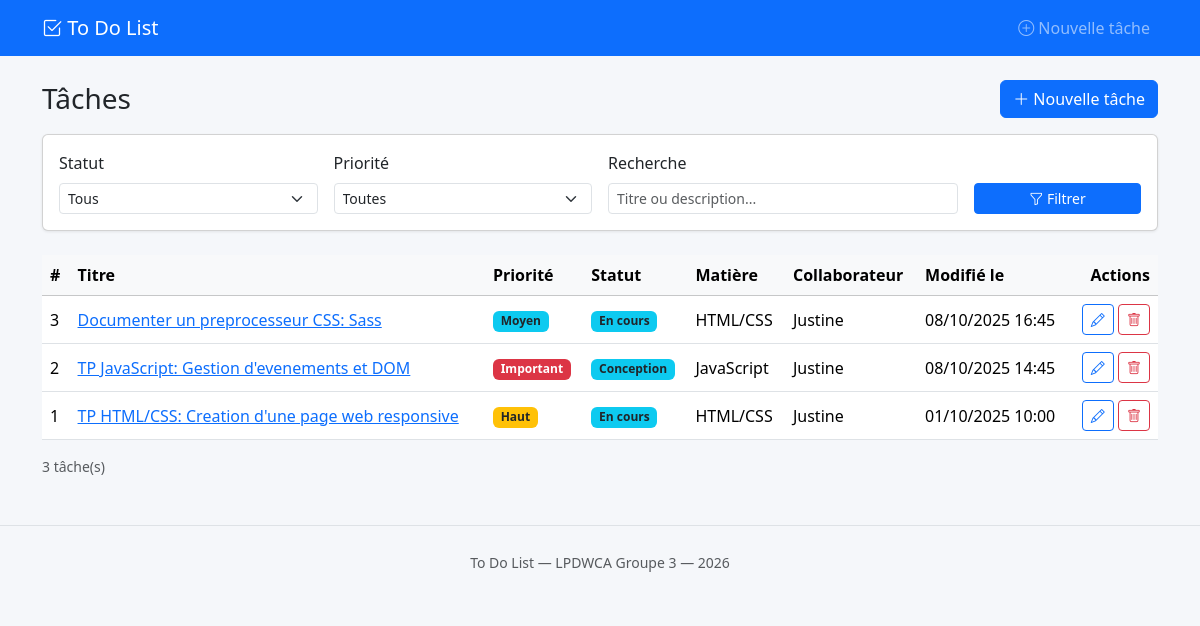
The page / on the database its author committed.
### tables this page shows
CREATE TABLE taches (
                        id_tache                   INT UNSIGNED     NOT NULL AUTO_INCREMENT,
                        libelle                    VARCHAR(255)     NOT NULL,
                        description                TEXT             NOT NULL,
                        date_creation              DATETIME         NOT NULL,
                        date_modification          DATETIME         NOT NULL,
                        date_completion            DATETIME         NULL,
                        temps_passe_minutes        SMALLINT UNSIGNED NOT NULL DEFAULT 0,
                        id_collaborateur           INT UNSIGNED     NOT NULL,
                        id_priorite                TINYINT UNSIGNED NOT NULL,
                        id_statut_tache            TINYINT UNSIGNED NOT NULL,
                        id_matiere                 SMALLINT UNSIGNED NOT NULL,
                        id_niveau_competence_requis TINYINT UNSIGNED NOT NULL,
                        id_niveau_difficulte       TINYINT UNSIGNED NOT NULL,
                        PRIMARY KEY (id_tache),
                        KEY idx_taches_collaborateur  (id_collaborateur),
                        KEY idx_taches_priorite     (id_priorite),
                        KEY idx_taches_statut       (id_statut_tache),
                        KEY idx_taches_matiere      (id_matiere),
                        KEY idx_taches_competence   (id_niveau_competence_requis),
                        KEY idx_taches_difficulte   (id_niveau_difficulte),
                        KEY idx_taches_diff_comp    (id_niveau_difficulte, id_niveau_competence_requis),
                        CONSTRAINT fk_taches_collaborateurs
                            FOREIGN KEY (id_collaborateur)
                                REFERENCES collaborateurs (id_collaborateur)
                                ON UPDATE CASCADE ON DELETE RESTRICT,
                        CONSTRAINT fk_taches_priorite
                            FOREIGN KEY (id_priorite)
                                REFERENCES priorites (id_priorite)
                                ON UPDATE CASCADE ON DELETE RESTRICT,
                        CONSTRAINT fk_taches_statut
                            FOREIGN KEY (id_statut_tache)
                                REFERENCES statuts_tache (id_statut_tache)
                                ON UPDATE CASCADE ON DELETE RESTRICT,
                        CONSTRAINT fk_taches_matiere
                            FOREIGN KEY (id_matiere)
                                REFERENCES matieres (id_matiere)
                                ON UPDATE CASCADE ON DELETE RESTRICT,
                        CONSTRAINT fk_taches_competence
                            FOREIGN KEY (id_niveau_competence_requis)
                                REFERENCES niveaux_competence (id_niveau_competence)
                                ON UPDATE CASCADE ON DELETE RESTRICT,
                        CONSTRAINT fk_taches_difficulte
                            FOREIGN KEY (id_niveau_difficulte)
                                REFERENCES niveaux_difficulte (id_niveau_difficulte)
                                ON UPDATE CASCADE ON DELETE RESTRICT,
     
                        CONSTRAINT fk_taches_compatibilite
                            FOREIGN KEY (id_niveau_difficulte, id_niveau_competence_requis)
                                REFERENCES niveaux_difficulte_competence (id_niveau_difficulte, id_niveau_competence)
                                ON UPDATE CASCADE ON DELETE RESTRICT
);

CREATE TABLE priorites (
                           id_priorite      TINYINT UNSIGNED NOT NULL,
                           libelle          VARCHAR(50)      NOT NULL,
                           ordre_affichage  TINYINT UNSIGNED NOT NULL,
                           PRIMARY KEY (id_priorite),
                           UNIQUE KEY uq_priorites_libelle (libelle)
);

CREATE TABLE statuts_tache (
                               id_statut_tache  TINYINT UNSIGNED NOT NULL,
                               libelle          VARCHAR(80)      NOT NULL,
                               ordre_affichage  TINYINT UNSIGNED NOT NULL,
                               est_terminal     TINYINT(1)       NOT NULL DEFAULT 0,
                               PRIMARY KEY (id_statut_tache),
                               UNIQUE KEY uq_statuts_tache_libelle (libelle)
);

CREATE TABLE matieres (
                          id_matiere  SMALLINT UNSIGNED NOT NULL,
                          libelle     VARCHAR(150)      NOT NULL,
                          PRIMARY KEY (id_matiere),
                          UNIQUE KEY uq_matieres_libelle (libelle)
);

CREATE TABLE collaborateurs (
                              id_collaborateur INT UNSIGNED    NOT NULL AUTO_INCREMENT,
                              nom_affichage   VARCHAR(100)    NOT NULL,
                              email           VARCHAR(190)    NULL,
                              date_creation   DATETIME        NOT NULL DEFAULT CURRENT_TIMESTAMP,
                              PRIMARY KEY (id_collaborateur),
                              UNIQUE KEY uq_collaborateur_nom   (nom_affichage),
                              UNIQUE KEY uq_collaborateur_email (email)
);

### includes/functions.php (called while the page is built, shortened)
<?php
function prioriteColor(int $id): string
{
    $colors = [
        1 => 'danger',
        2 => 'warning text-dark',
        3 => 'info text-dark',
        4 => 'primary',
        5 => 'secondary',
    ];
    return $colors[$id] ?? 'secondary';
}
function statutColor(int $estTerminal): string
{
    return $estTerminal ? 'success' : 'info text-dark';
}
function e(string $str): string
{
    return htmlspecialchars($str, ENT_QUOTES, 'UTF-8');
}

### index.php (the view, shortened to what this page needs)
<?php
$pdo = getDB();
$search         = trim($_GET['q'] ?? '');
$where  = [];
$params = [];
$whereSQL = $where ? 'WHERE ' . implode(' AND ', $where) : '';
$sql = "SELECT t.id_tache, t.libelle, t.date_modification,
               c.nom_affichage  AS collaborateur,
               p.libelle AS priorite, p.id_priorite,
               st.libelle AS statut, st.est_terminal,
               m.libelle  AS matiere
        FROM taches t
        JOIN collaborateurs c  ON c.id_collaborateur  = t.id_collaborateur
        JOIN priorites p       ON p.id_priorite       = t.id_priorite
        JOIN statuts_tache st  ON st.id_statut_tache  = t.id_statut_tache
        JOIN matieres m        ON m.id_matiere        = t.id_matiere
        $whereSQL
        ORDER BY t.date_modification DESC";
$stmt = $pdo->prepare($sql);
$stmt->execute($params);
$taches = $stmt->fetchAll();
require 'includes/header.php';
?>
<div class="d-flex justify-content-between align-items-center mb-3">
    <h1 class="h3 mb-0">Tâches</h1>
    <a href="create.php" class="btn btn-primary">
        <i class="bi bi-plus-lg"></i> Nouvelle tâche
    </a>
</div>
<div class="card mb-4">
    <div class="card-body">
        <form method="get" class="row g-3 align-items-end">
            <div class="col-md-3">
                <label for="filter-statut" class="form-label">Statut</label>
                <select id="filter-statut" name="statut" class="form-select form-select-sm">
                    <option value="">Tous</option>
                </select>
            </div>
            <div class="col-md-3">
                <label for="filter-priorite" class="form-label">Priorité</label>
                <select id="filter-priorite" name="priorite" class="form-select form-select-sm">
                    <option value="">Toutes</option>
                </select>
            </div>
            <div class="col-md-4">
                <label for="filter-search" class="form-label">Recherche</label>
                <input type="text" id="filter-search" name="q" class="form-control form-control-sm"
                       value="<?= e($search) ?>" placeholder="Titre ou description...">
            </div>
            <div class="col-md-2">
                <button type="submit" class="btn btn-sm btn-primary w-100">
                    <i class="bi bi-funnel"></i> Filtrer
                </button>
            </div>
        </form>
    </div>
</div>
<?php if (empty($taches)): ?>
    <div class="alert alert-info">Aucune tâche trouvée.</div>
<?php else: ?>
    <div class="table-responsive">
        <table class="table table-hover align-middle">
            <thead class="table-light">
                <tr>
                    <th>#</th>
                    <th>Titre</th>
                    <th>Priorité</th>
                    <th>Statut</th>
                    <th>Matière</th>
                    <th>Collaborateur</th>
                    <th>Modifié le</th>
                    <th class="text-end">Actions</th>
                </tr>
            </thead>
            <tbody>
            <?php foreach ($taches as $t): ?>
                <tr class="<?= $t['est_terminal'] ? 'table-secondary' : '' ?>">
                    <td><?= $t['id_tache'] ?></td>
                    <td>
                        <a href="task.php?id=<?= $t['id_tache'] ?>">
                            <?= e($t['libelle']) ?>
                        </a>
                    </td>
                    <td>
                        <span class="badge bg-<?= prioriteColor($t['id_priorite']) ?>">
                            <?= e($t['priorite']) ?>
                        </span>
                    </td>
                    <td>
                        <span class="badge bg-<?= statutColor($t['est_terminal']) ?>">
                            <?= e($t['statut']) ?>
                        </span>
                    </td>
                    <td><?= e($t['matiere']) ?></td>
                    <td><?= e($t['collaborateur']) ?></td>
                    <td><?= date('d/m/Y H:i', strtotime($t['date_modification'])) ?></td>
                    <td class="text-end text-nowrap">
                        <a href="edit.php?id=<?= $t['id_tache'] ?>"
                           class="btn btn-sm btn-outline-primary" title="Modifier">
                            <i class="bi bi-pencil"></i>
                        </a>
                        <form method="post" action="delete.php" class="d-inline"
                              onsubmit="return confirm('Supprimer cette tâche ?')">
                            <button class="btn btn-sm btn-outline-danger" title="Supprimer">
                                <i class="bi bi-trash"></i>
                            </button>
                        </form>
                    </td>
                </tr>
            <?php endforeach; ?>
            </tbody>
        </table>
    </div>
    <p class="text-muted small"><?= count($taches) ?> tâche(s)</p>
<?php endif; ?>
<?php require 'includes/footer.php'; ?>

### css/style.css (style rules this page uses)
body { background-color: #f5f7fa; }
.table th { white-space: nowrap; }
.card { box-shadow: 0 1px 3px rgba(0, 0, 0, 0.08); }

### rows shown on the page
taches: id_tache "3", libelle "Documenter un preprocesseur CSS: Sass", id_priorite.libelle "Moyen", id_statut_tache.libelle "En cours", id_matiere.libelle "HTML/CSS", id_collaborateur.nom_affichage "Justine", date_modification "08/10/2025 16:45"
taches: id_tache "2", libelle "TP JavaScript: Gestion d'evenements et DOM", id_priorite.libelle "Important", id_statut_tache.libelle "Conception", id_matiere.libelle "JavaScript", id_collaborateur.nom_affichage "Justine", date_modification "08/10/2025 14:45"
taches: id_tache "1", libelle "TP HTML/CSS: Creation d'une page web responsive", id_priorite.libelle "Haut", id_statut_tache.libelle "En cours", id_matiere.libelle "HTML/CSS", id_collaborateur.nom_affichage "Justine", date_modification "01/10/2025 10:00"

### other values the page prints
count($taches) "3"
